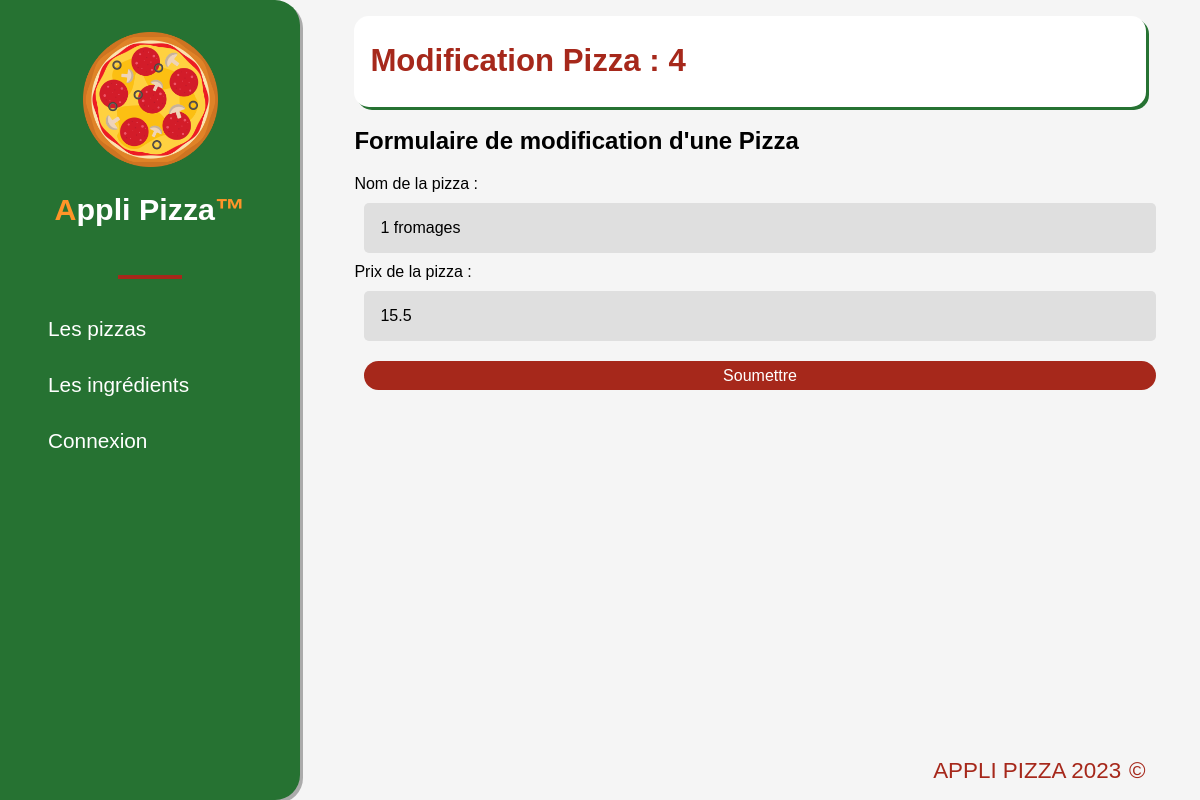
The app's page /pizzas/4/update/ with its own data.
### applipizza/models.py (models this page shows, shortened)
class Pizza(models.Model):
    idPizza = models.AutoField(primary_key=True)
    nomPizza = models.CharField(max_length=50, verbose_name="Nom de la pizza")
    prixPizza = models.FloatField(verbose_name="Prix de la pizza")

### applipizza/views.py (the view)
# urls.py: path('pizzas/<int:pizza_id>/update/', views.affichageModifierPizza),
def affichageModifierPizza(request, pizza_id):
    piz = Pizza.objects.get(idPizza=pizza_id)
    form = PizzaForm(instance=piz)
    return render(request, 'applipizza/formModificationPizza.html', {'pizza': piz, "form": form})

### applipizza/forms.py
class PizzaForm(ModelForm):
    class Meta:
        model = Pizza
        fields = ['nomPizza', 'prixPizza']

### applipizza/templates/applipizza/formModificationPizza.html (shortened to what this page needs)
{% extends 'applipizza/base.html' %}
{% block title_page %}
    Modification Pizza : {{ pizza.idPizza }}
{% endblock %}
{% block content %}
    <h2>Formulaire de modification d'une Pizza</h2>
    <form action="/pizzas/{{ pizza.idPizza }}/updated/" method="POST">
    {{ form.as_div }}
        <input type="submit" value="Soumettre" class="link_to">
    </form>
{% endblock %}

### applipizza/static/applipizza/css/styles.css (style rules this page uses)
html, body { margin: 0; padding: 0; font-family: "Arial", sans-serif; background-color: whitesmoke; }
.link_to { background-color: #a6281b; color: white; font-family: "Arial Rounded MT Bold", sans-serif; padding: 0.3rem 1rem; display: inline-block; text-decoration: none; border-radius: 15px; transition: all .2s ease-in-out; border: 1px solid transparent; }
input, select { border-radius: 5px; padding: 1rem; font-family: "Verdana", sans-serif; font-size: 16px; border: none; margin: 10px; width: 100%; display: block; background-color: #dfdfdf; box-sizing: border-box; }

### records on screen
Pizza: idPizza "4", nomPizza "1 fromages", prixPizza "15.5"
